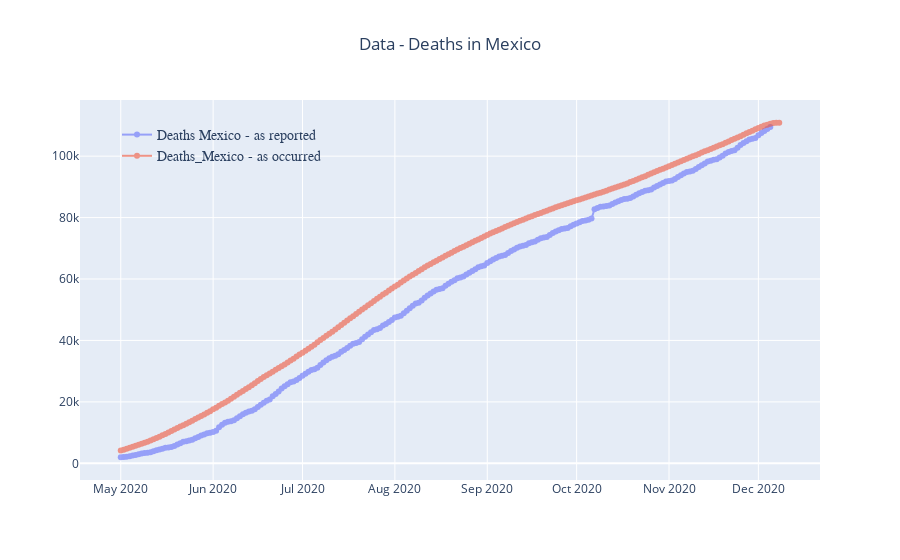

The cell this chart's notebook holds for it:
### Code cell
fig = go.Figure()

fig.add_trace(go.Scatter(
    x=mx1['date'],
    y=mx1['Deaths_Mexico'],
    name='Deaths Mexico - as reported',
    mode='lines+markers',line_width=2,marker_size=6,opacity=0.6))

fig.add_trace(go.Scatter(
    x=mx2['date'],
    y=mx2['Deaths_Mexico'],
    name='Deaths_Mexico - as occurred',
    mode='lines+markers',line_width=2,marker_size=6,opacity=0.6))

fig.update_layout(
    title="Data - Deaths in Mexico",
    title_x=0.5,showlegend=True,yaxis = {'type': 'linear'},
    legend=dict(
            x=0.05,y=0.95,
            traceorder="normal",font=dict(family="sans-serif",size=14),bgcolor='rgba(0,0,0,0)'),)

fig.show()

### Figure 1 — Plotly figure (JSON) as saved in the notebook; plotly's stock layout.template omitted (floating-point values rounded to 4 significant figures; data arrays with more than 128 entries replaced by an {"elided": "..."} marker saying what was removed)
{"data": [{"line": {"width": 2}, "marker": {"size": 6}, "mode": "lines+markers", "name": "Deaths Mexico - as reported", "opacity": 0.6, "type": "scatter", "x": {"elided": "219 str values"}, "y": {"elided": "219 int values"}}, {"line": {"width": 2}, "marker": {"size": 6}, "mode": "lines+markers", "name": "Deaths_Mexico - as occurred", "opacity": 0.6, "type": "scatter", "x": {"elided": "222 str values"}, "y": {"elided": "222 int values"}}], "layout": {"legend": {"bgcolor": "rgba(0,0,0,0)", "font": {"family": "sans-serif", "size": 14}, "traceorder": "normal", "x": 0.05, "y": 0.95}, "showlegend": true, "title": {"text": "Data - Deaths in Mexico", "x": 0.5}, "yaxis": {"type": "linear"}}}
